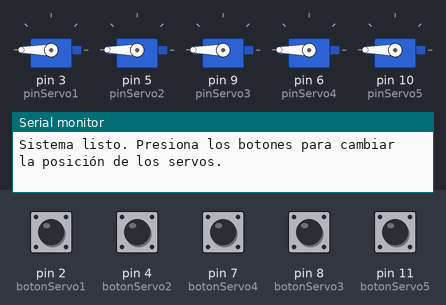
A sketch run on a simulated Arduino Uno, built with avr-gcc and run on an emulated ATmega328P. Parts: 5 × servo, the last lines printed to the serial monitor. The test bench sets the inputs (shaded band); at power-on: pin 2 (botonServo1), pin 4 (botonServo2), pin 7 (botonServo4), pin 8 (botonServo3), pin 11 (botonServo5) HIGH.

Above: at 2.2 s.
2.3 s: pin 2 (botonServo1) pulled LOW for 0.15 s
At 3.2 s:
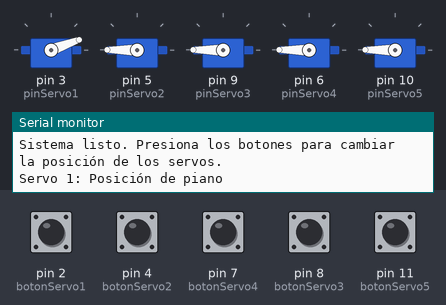
3.9 s: pin 4 (botonServo2) pulled LOW for 0.15 s
At 4.5 s:
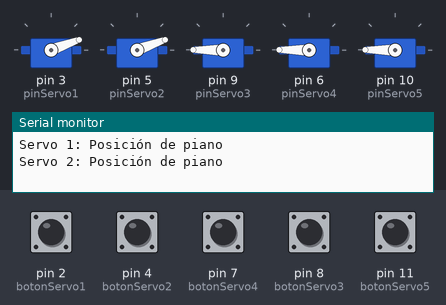
5.5 s: pin 7 (botonServo4) pulled LOW for 0.15 s
At 6.8 s:
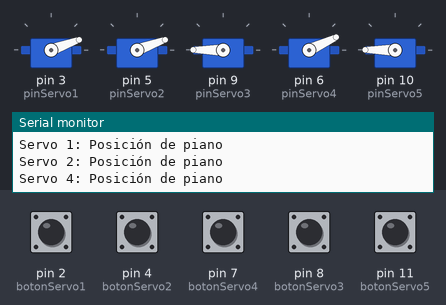
7.1 s: pin 8 (botonServo3) pulled LOW for 0.15 s
At 8.2 s:
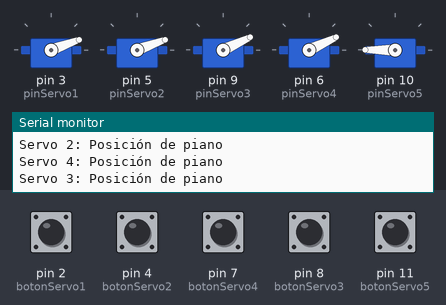
8.7 s: pin 11 (botonServo5) pulled LOW for 0.15 s
At 9.5 s:
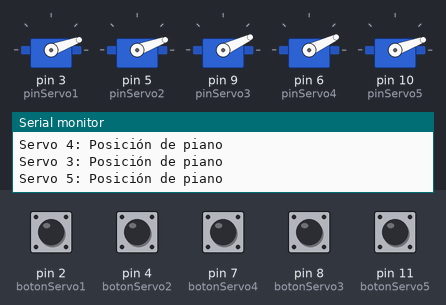
10.3 s: pin 2 (botonServo1) pulled LOW for 1 s
At 12.0 s:
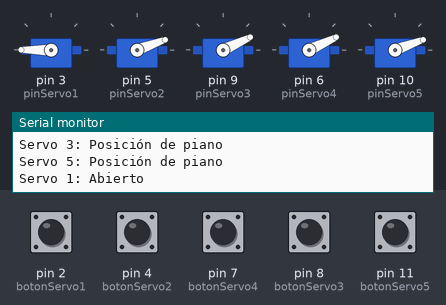
Timing chart, 0 to 13.5 s (numbered marks = the images above; inputs shaded):
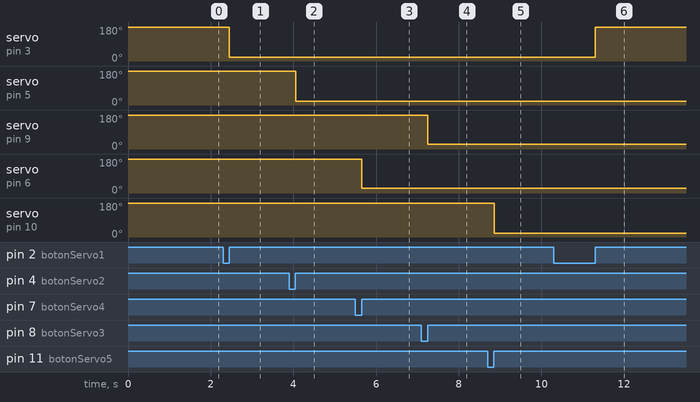

The sketch:

CodigoRoboFlex.ino
```cpp
#include <Servo.h>

// Definición de los pines para los servos y botones
const int pinServo1 = 3;
const int pinServo2 = 5;
const int pinServo3 = 9;
const int pinServo4 = 6;
const int pinServo5 = 10; // Nuevo servo

const int botonServo1 = 2;
const int botonServo2 = 4;
const int botonServo3 = 8; // Meñique
const int botonServo4 = 7;
const int botonServo5 = 11; // Nuevo botón

// Creación de los objetos Servo
Servo servo1;
Servo servo2;
Servo servo3;
Servo servo4;
Servo servo5; // Nuevo servo

// Rango de movimiento de cada dedo (en grados)
int rangoServo1Min = 20,  rangoServo1Max = 180;  // Pulgar
int rangoServo2Min = 20,  rangoServo2Max = 180;  // Índice
int rangoServo3Min = 25,  rangoServo3Max = 180;  // Medio
int rangoServo4Min = 25,  rangoServo4Max = 180;  // Anular
int rangoServo5Min = 20,  rangoServo5Max = 180;  // Meñique

// Variables para rastrear el estado de los servos (true = cerrado, false = abierto)
bool estadoServo1 = false;
bool estadoServo2 = false;
bool estadoServo3 = false;
bool estadoServo4 = false;
bool estadoServo5 = false;

// Variables para almacenar el estado anterior de cada botón
int botonEstadoAnterior1 = HIGH;
int botonEstadoAnterior2 = HIGH;
int botonEstadoAnterior3 = HIGH;
int botonEstadoAnterior4 = HIGH;
int botonEstadoAnterior5 = HIGH;

void setup() {
  // Asociar los servos a los pines correspondientes
  servo1.attach(pinServo1);
  servo2.attach(pinServo2);
  servo3.attach(pinServo3);
  servo4.attach(pinServo4);
  servo5.attach(pinServo5);

  // Llevar todos los servos a la posición abierta (mano abierta)
  servo1.write(rangoServo1Max);
  servo2.write(rangoServo2Max);
  servo3.write(rangoServo3Max);
  servo4.write(rangoServo4Max);
  servo5.write(rangoServo5Max);

  // Esperar a que los servos lleguen a su posición inicial
  delay(1000);

  // Configurar los botones como entradas con resistencias pull-up
  pinMode(botonServo1, INPUT_PULLUP);
  pinMode(botonServo2, INPUT_PULLUP);
  pinMode(botonServo3, INPUT_PULLUP);
  pinMode(botonServo4, INPUT_PULLUP);
  pinMode(botonServo5, INPUT_PULLUP);

  // Inicializar la comunicación serial
  Serial.begin(115200);
  Serial.println("Sistema listo. Presiona los botones para cambiar la posición de los servos.");
}

void loop() {
  // Control del Servo 1
  int boton1 = digitalRead(botonServo1);
  if (boton1 == HIGH && botonEstadoAnterior1 == LOW) {
    estadoServo1 = !estadoServo1;
    servo1.write(estadoServo1 ? rangoServo1Min : rangoServo1Max);
    Serial.println(estadoServo1 ? "Servo 1: Posición de piano" : "Servo 1: Abierto");
  }
  botonEstadoAnterior1 = boton1;

  // Control del Servo 2
  int boton2 = digitalRead(botonServo2);
  if (boton2 == HIGH && botonEstadoAnterior2 == LOW) {
    estadoServo2 = !estadoServo2;
    servo2.write(estadoServo2 ? rangoServo2Min : rangoServo2Max);
    Serial.println(estadoServo2 ? "Servo 2: Posición de piano" : "Servo 2: Abierto");
  }
  botonEstadoAnterior2 = boton2;

  // Control del Servo 3
  int boton3 = digitalRead(botonServo3);
  if (boton3 == HIGH && botonEstadoAnterior3 == LOW) {
    estadoServo3 = !estadoServo3;
    servo3.write(estadoServo3 ? rangoServo3Min : rangoServo3Max);
    Serial.println(estadoServo3 ? "Servo 3: Posición de piano" : "Servo 3: Abierto");
  }
  botonEstadoAnterior3 = boton3;

  // Control del Servo 4
  int boton4 = digitalRead(botonServo4);
  if (boton4 == HIGH && botonEstadoAnterior4 == LOW) {
    estadoServo4 = !estadoServo4;
    servo4.write(estadoServo4 ? rangoServo4Min : rangoServo4Max);
    Serial.println(estadoServo4 ? "Servo 4: Posición de piano" : "Servo 4: Abierto");
  }
  botonEstadoAnterior4 = boton4;

  // Control del Servo 5
  int boton5 = digitalRead(botonServo5);
  if (boton5 == HIGH && botonEstadoAnterior5 == LOW) {
    estadoServo5 = !estadoServo5;
    servo5.write(estadoServo5 ? rangoServo5Min : rangoServo5Max);
    Serial.println(estadoServo5 ? "Servo 5: Posición de piano" : "Servo 5: Abierto");
  }
  botonEstadoAnterior5 = boton5;

  delay(50);
}
```

Measured:
- after the input at 2.3 s, servo on pin 3 (pinServo1): 180° → 20° after 0.15 s
- after the input at 3.9 s, servo on pin 5 (pinServo2): 180° → 20° after 0.15 s
- after the input at 5.5 s, servo on pin 6 (pinServo4): 180° → 25° after 0.16 s
- after the input at 7.1 s, servo on pin 9 (pinServo3): 180° → 25° after 0.16 s
- after the input at 8.7 s, servo on pin 10 (pinServo5): 180° → 20° after 0.16 s
- after the input at 10.3 s, servo on pin 3 (pinServo1): 20° → 180° after 1.0 s
